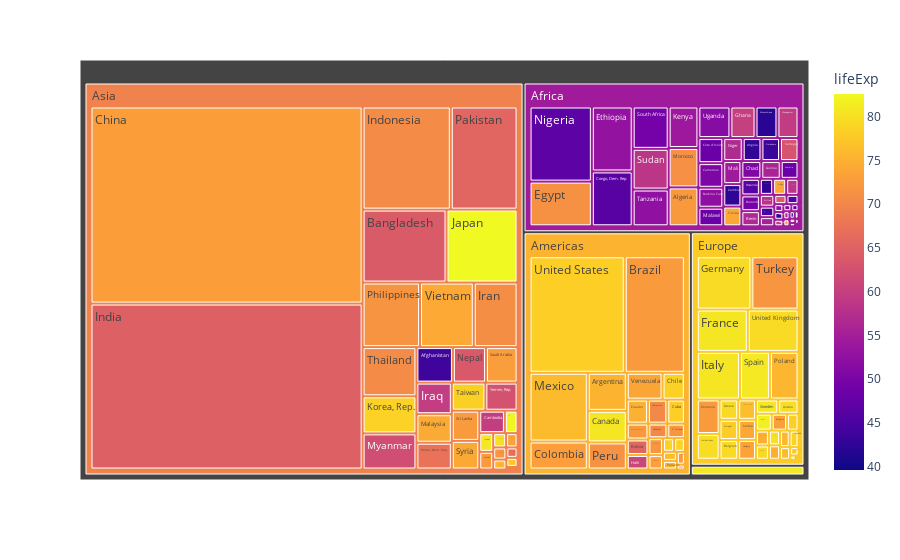

Here is the notebook cell this chart was saved with:
### Code cell
# 使用 px.treemap 画出 2007年世界人口各国人口占比图
# px.treemap 函数各个参数的介绍
#   df_2007 是它的数据参数
#   path=['continent', 'country'], 表名图表的显示顺序
#        先显示大洲(continent), 国家/地区(country)
#   values = 'pop' 表示树型图以人口(pop)为数值（方块大小）
#   color = 'lifeExp' 表示树型图以人口预计寿命(lifeExp)为方块颜色
fig = px.treemap(
    df_2007, 
    path=['continent', 'country'], 
    values='pop',
    color='lifeExp'
)

fig.show()

### Figure 1 — Plotly figure (JSON) as saved in the notebook; plotly's stock layout.template omitted (floating-point values rounded to 4 significant figures; data arrays with more than 128 entries replaced by an {"elided": "..."} marker saying what was removed)
{"data": [{"branchvalues": "total", "customdata": {"elided": "147x1 float values"}, "domain": {"x": [0, 1], "y": [0, 1]}, "hovertemplate": "labels=%{label}<br>pop=%{value}<br>parent=%{parent}<br>id=%{id}<br>lifeExp=%{color}<extra></extra>", "ids": {"elided": "147 str values"}, "labels": {"elided": "147 str values"}, "marker": {"coloraxis": "coloraxis", "colors": {"elided": "147 float values"}}, "name": "", "parents": {"elided": "147 str values"}, "type": "treemap", "values": {"elided": "147 int values"}}], "layout": {"coloraxis": {"colorbar": {"title": {"text": "lifeExp"}}, "colorscale": [[0, "#0d0887"], [0.1111, "#46039f"], [0.2222, "#7201a8"], [0.3333, "#9c179e"], [0.4444, "#bd3786"], [0.5556, "#d8576b"], [0.6667, "#ed7953"], [0.7778, "#fb9f3a"], [0.8889, "#fdca26"], [1, "#f0f921"]]}, "legend": {"tracegroupgap": 0}, "margin": {"t": 60}}}
